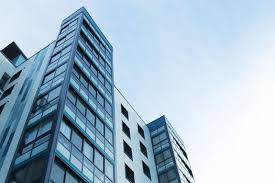
#> input picture code/Build.jpg, 275 x 183 px, found by its file name
$ python temp8.py
#> lines starting #> are read from the running program, lines starting #| are printed output that depends on the picture
### code/my_auxFun.py

#!/usr/bin/env python3
import numpy as np
import scipy.signal as sg

def my_rgb2cmy(im):
    CMY = 255-im
    return CMY

def my_cmy2rgb(im):
    RGB = 255-im
    return RGB

# [23 lines left out: functions my_mseRGB, my_mse, my_medianfilter, not called in this run]

def my_gradient(im):
    mask_dx = np.array([(-1,-2,-1),(0,0,0),(1,2,1)])
    mask_dy = np.array([(-1,0,1),(-2,0,2),(-1,0,1)])
    Im_dx = sg.convolve2d(im,mask_dx)
    Im_dy = sg.convolve2d(im,mask_dy)
    Im_grad = np.abs(Im_dx)+np.abs(Im_dy)
    return (Im_grad,Im_dx,Im_dy)


### code/temp8.py
#!/usr/bin/env python3
# -*- coding: utf-8 -*-
"""
Created on Mon Sep 10 10:44:10 2018

@author: mariatorres
"""

from PIL import Image
import numpy as np
import matplotlib.pyplot as plt
import my_auxFun as fun


Im_g = Image.open('build.jpg').convert('L')
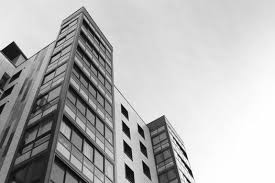
#> Im_g: PIL image 275x183 L; min 1, max 255, mean 180.7
Im_ga = np.array(Im_g)
plt.gray()
plt.imshow(Im_ga)
plt.axis("off")

[Ig,Ix,Iy]=fun.my_gradient(Im_ga)
#> in my_gradient, `Im_dx = sg.convolve2d(im,mask_dx)`:
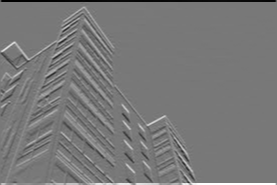
#> Im_dx: shape (185, 277) int64; min -916, max 1016, mean 0; drawn with min black and max white
#> in my_gradient, `Im_dy = sg.convolve2d(im,mask_dy)`:
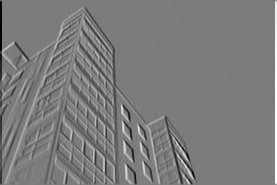
#> Im_dy: shape (185, 277) int64; min -963, max 1016, mean 0; drawn with min black and max white
#> in my_gradient, `Im_grad = np.abs(Im_dx)+np.abs(Im_dy)`:
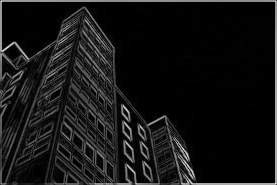
#> Im_grad: shape (185, 277) int64; min 0, max 1524, mean 126.8; drawn with min black and max white
plt.figure()
plt.gray()
plt.imshow(Ix)
plt.axis("off")
plt.title("Derivada en x")

plt.figure()
plt.gray()
plt.imshow(Iy)
plt.axis("off")
plt.title("Derivada en y")

plt.figure()
plt.gray()
plt.imshow(Ig)
plt.axis("off")
plt.title("Gradiente")

$ run again, with code/img1.jpg copied over code/Build.jpg
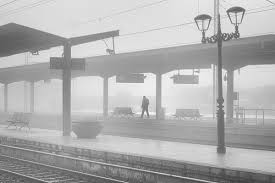
#> input picture code/img1.jpg, 275 x 183 px, found by its file name
#> in my_gradient, `Im_dy = sg.convolve2d(im,mask_dy)`:
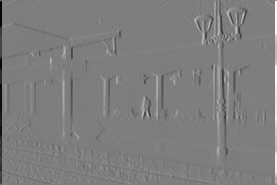
#> Im_dy: shape (185, 277) int64; min -862, max 878, mean 0; drawn with min black and max white
#> in my_gradient, `Im_grad = np.abs(Im_dx)+np.abs(Im_dy)`:
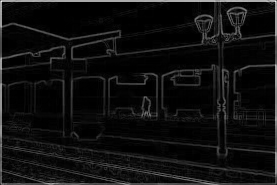
#> Im_grad: shape (185, 277) int64; min 0, max 1326, mean 83.7; drawn with min black and max white
